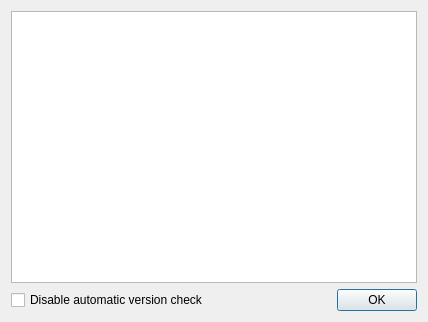
<?xml version="1.0" encoding="UTF-8"?>
<ui version="4.0">
 <class>Dialog</class>
 <widget class="QDialog" name="Dialog">
  <property name="geometry">
   <rect>
    <x>0</x>
    <y>0</y>
    <width>428</width>
    <height>322</height>
   </rect>
  </property>
  <property name="minimumSize">
   <size>
    <width>428</width>
    <height>283</height>
   </size>
  </property>
  <property name="windowTitle">
   <string>Version update check</string>
  </property>
  <layout class="QGridLayout" name="gridLayout">
   <item row="0" column="0" colspan="2">
    <widget class="QTextBrowser" name="info_text">
     <property name="openExternalLinks">
      <bool>true</bool>
     </property>
    </widget>
   </item>
   <item row="1" column="1">
    <widget class="QDialogButtonBox" name="buttonBox">
     <property name="orientation">
      <enum>Qt::Horizontal</enum>
     </property>
     <property name="standardButtons">
      <set>QDialogButtonBox::Ok</set>
     </property>
    </widget>
   </item>
   <item row="1" column="0">
    <widget class="QCheckBox" name="never_chk">
     <property name="text">
      <string>Disable automatic version check</string>
     </property>
    </widget>
   </item>
  </layout>
 </widget>
 <resources/>
 <connections>
  <connection>
   <sender>buttonBox</sender>
   <signal>accepted()</signal>
   <receiver>Dialog</receiver>
   <slot>accept()</slot>
   <hints>
    <hint type="sourcelabel">
     <x>248</x>
     <y>254</y>
    </hint>
    <hint type="destinationlabel">
     <x>157</x>
     <y>274</y>
    </hint>
   </hints>
  </connection>
  <connection>
   <sender>buttonBox</sender>
   <signal>rejected()</signal>
   <receiver>Dialog</receiver>
   <slot>reject()</slot>
   <hints>
    <hint type="sourcelabel">
     <x>316</x>
     <y>260</y>
    </hint>
    <hint type="destinationlabel">
     <x>286</x>
     <y>274</y>
    </hint>
   </hints>
  </connection>
 </connections>
</ui>
